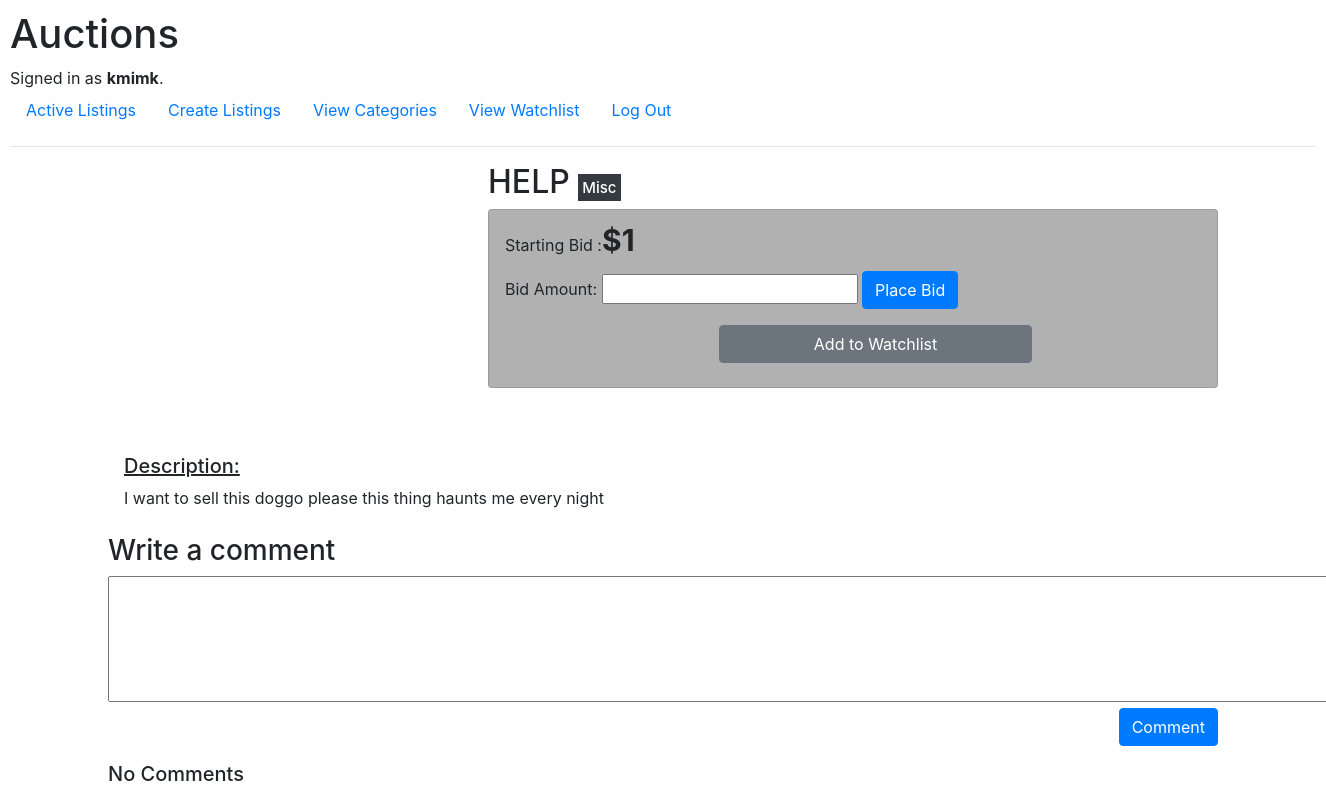
Screenshot of /listing/2 (signed in) with the database file from the repository.
### auctions/models.py (models this page shows)
class User(AbstractUser):
    pass

class Listings(models.Model):
    it_name = models.CharField(max_length = 64)
    it_desc = models.CharField(max_length = 100)
    it_seller = models.CharField(max_length = 64)
    bid_winner = models.CharField(max_length = 64, default = None, blank = True, null = True)
    category = models.CharField(max_length = 64)
    starting_bid = models.IntegerField()
    current_bid = models.IntegerField(default = None)
    img_url = models.URLField(max_length = 300, default = None, blank = True, null = True)
    active = models.BooleanField(default = True)

### auctions/views.py (the view)
# urls.py: path("listing/<int:id>", views.view_listing, name="listing"),
def view_listing(request, id):
    listing = Listings.objects.get(id = id)
    try:
        if WatchList.objects.get(watcher = request.user.username, list_id = id):
            watching = True
    except:
        watching = False
    try:
        comments = Comments.objects.filter(list_id = id)
    except:
        comments = None
    return render(request,"auctions/listinginfo.html",{
        "listing" : listing,
        "watchinguser" : request.user.username,
        "watching" : watching,
        "comments" : comments,
        "form" : BidForm(),
        "form2" : CommentForm(),
        "alert" : False
    })

### auctions/views.py
class BidForm(forms.Form):
    bid = forms.IntegerField(label = "Bid Amount")

class CommentForm(forms.Form):
    comment = forms.CharField(widget = forms.Textarea(attrs={"rows":5, "cols":122}), label = "")

### auctions/templates/auctions/listinginfo.html (shortened to what this page needs)
{% extends "auctions/layout.html" %}
{% block body %}
    <div class="container">
      <div class="row">
        <div class="col-4"><img class="card-img-top mx-2" style="width: auto; height: 275px; float: left;" src="{{listing.img_url}}" alt=""></div>
        <div class="col-8">
          <h2>{{listing.it_name}} <span class="text-white bg-dark" style="font-size: 15px; padding: 4px;">{{ listing.category }}</span> </h2>
          <div class="card pb-2" style="background-color: rgb(177, 177, 177);">
            <span class="pl-3 mt-2">Starting Bid :<span style="font-weight: bold; font-size: 30px;">${{listing.starting_bid}}</span></span>
            {% if watchinguser == listing.it_seller and listing.active %}
              <form action="{% url 'close_bid' listing.id %}" method="POST" class="pl-3 mt-2">
                {% csrf_token %}
                <button type="submit" name="form" class="btn btn-danger">Close Bid</button>
              </form>
            {% else %}
              {% if listing.active %}
                {% if user.is_authenticated and watching == False %}
                  <form class="pl-3 mt-2" action="{% url 'make_bid' listing.id %}" method="POST">
                    {{form}}
                    <button type="submit" name="form" class="btn btn-primary">Place Bid</button>
                  </form>
                  <a class="btn btn-secondary my-3" style="width: 43%; position: relative; left: 230px;" href="{% url 'addWlist' listing.id %}">Add to Watchlist</a>
                {% else %}
                  <div class="alert alert-info my-3 mx-3">Please log-in to place bids!</div>
                  <div class="container my-3"></div>
                {% endif %}
              {% else %}
                  {% if watchinguser == listing.bid_winner %}
                    <div class="alert alert-success m-3">Congratulations! You have won this auction!</div>
                  {% else %}
                    <span class="pl-3 mt-2 text-danger">This bid has been closed!</span>
                  {% endif %}
              {% endif %}
            {% endif %}
        </div>
        </div>
      </div>
    </div>
    <div class="container">
      <h5 class="pt-3 pl-3" style="text-decoration: underline;">Description:</h5>
        <p class="card-text pb-3 pl-3 mb-2">{{listing.it_desc}}</p>
    </div>
    <div class="container">
      <form action="{% url 'make_comment' listing.id %}" method="POST">
        <h3>Write a comment</h3>
        {{ form2 }}
        <p align="right"><button type="submit" name="form2" class="btn btn-primary">Comment</button></p>
      </form>
    </div>
    <div class="container">
      {% if comments %}
        {% for comment in comments %}
          <div class="card pt-3 mt-2">
            <div class="d-flex justify-content-between align-items-center">
              <div class="user flex-row align-items-center">
                <span>
                  <small class="font-weight-bold text-primary">{{comment.user}}</small>
                  <small class="font-weight-bold">{{comment.comment}}</small>
                </span>
              </div>
              <small>{{comment.posting_time}}</small>
            </div>
          </div>
        {% endfor %}
      {% else %}
          <h5>No Comments</h5>
      {% endif %}
    </div>
{% endblock %}

### auctions/templates/auctions/layout.html (shortened to what this page needs)
{% load static %}
<!DOCTYPE html>
<html lang="en">
    <head>
        <link rel="stylesheet" href="https://stackpath.bootstrapcdn.com/bootstrap/4.4.1/css/bootstrap.min.css">
        <link href="{% static 'auctions/styles.css' %}" rel="stylesheet">
    </head>
    <body>
        <h1>Auctions</h1>
        <div>
            {% if user.is_authenticated %}
                Signed in as <strong>{{ user.username }}</strong>.
            {% else %}
                Not signed in.
            {% endif %}
        </div>
        <ul class="nav">
            <li class="nav-item">
                <a class="nav-link" href="{% url 'index' %}">Active Listings</a>
            </li>
            {% if user.is_authenticated %}
                <li class="nav-item">
                    <a class="nav-link" href="{% url 'create' %}">Create Listings</a>
                </li>
                <li class="nav-item">
                    <a href="{% url 'view_cat' %}" class="nav-link">View Categories</a>
                </li>
                <li class="nav-item">
                    <a href="{% url 'viewWatchlist' %}" class="nav-link">View Watchlist</a>
                </li>
                <li class="nav-item">
                    <a class="nav-link" href="{% url 'logout' %}">Log Out</a>
                </li>
            {% endif %}
        </ul>
        <hr>
        {% block body %}
        {% endblock %}
    </body>
</html>

### auctions/static/auctions/styles.css (style rules this page uses)
body { padding: 10px; }

### rows the page displays
User: username "kmimk"
Listings: it_name "HELP", category "Misc", starting_bid "1", it_desc "I want to sell this doggo please this thing haunts me every night"
